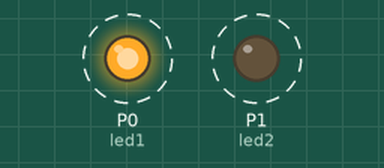
Recording of a program running on a simulated BBC micro:bit running MicroPython. Shown: output pins drawn as LEDs (lit = HIGH). Dashed ring = blinking.

Above: at 0.2 s.
Timing chart, 0 to 3.0 s (numbered marks = the images above):
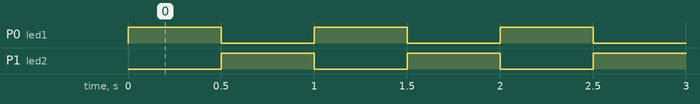

The program:

prog04.py
```python
from microbit import *
counter = 0
try:
    while True:
        if counter % 2 == 0:
            led1 = pin0
            led2 = pin1
        else:
            led1 = pin1
            led2 = pin0
        led1.write_digital(1)
        led2.write_digital(0)
        sleep(500)
        counter = counter + 1
except KeyboardInterrupt as e:
    print("Interrupted by the user...")
```

Measured:
- by itself, P0 (led1), P1 (led2): alternates HIGH for 0.50 s and LOW for 0.50 s
